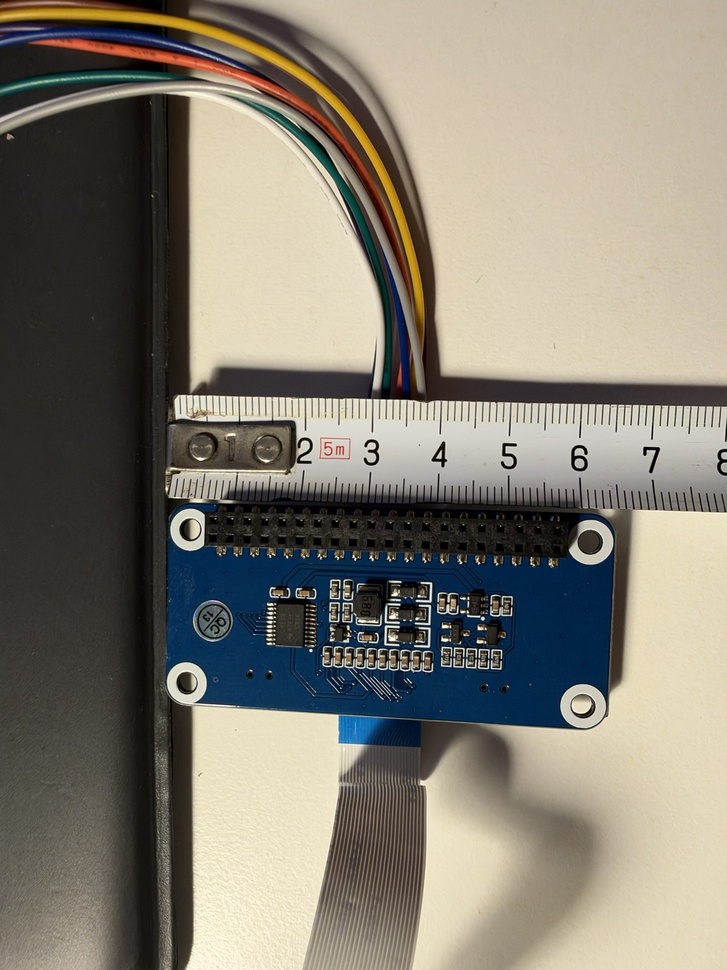
#> input picture raw/images/hat-back-ruler.jpg, 727 x 970 px, shrunk from 1536 x 2048 before the run
$ python grade.py ../../../raw/images/hat-back-ruler.jpg ../../../raw/images/hat-front.jpg
#> lines starting #> are read from the running program, lines starting #| are printed output that depends on the picture
"""Warm grade + soft vignette for the raw renders."""
import sys
import numpy as np
from PIL import Image

src, dst = sys.argv[1], sys.argv[2]
im = np.asarray(Image.open(src).convert("RGB")).astype(np.float32) / 255
h, w, _ = im.shape
#> h = 970; w = 727
# warm: lift reds, cool down blues a touch in the shadows
im = im * np.array([1.03, 1.0, 0.93])
im = np.clip(im, 0, 1) ** np.array([0.97, 1.0, 1.04])
# vignette
y, x = np.mgrid[0:h, 0:w]
r = np.sqrt(((x - w * 0.47) / w) ** 2 + ((y - h * 0.4) / h) ** 2)
v = 1 - 0.38 * np.clip((r - 0.28) / 0.45, 0, 1) ** 1.6
im = im * v[..., None]
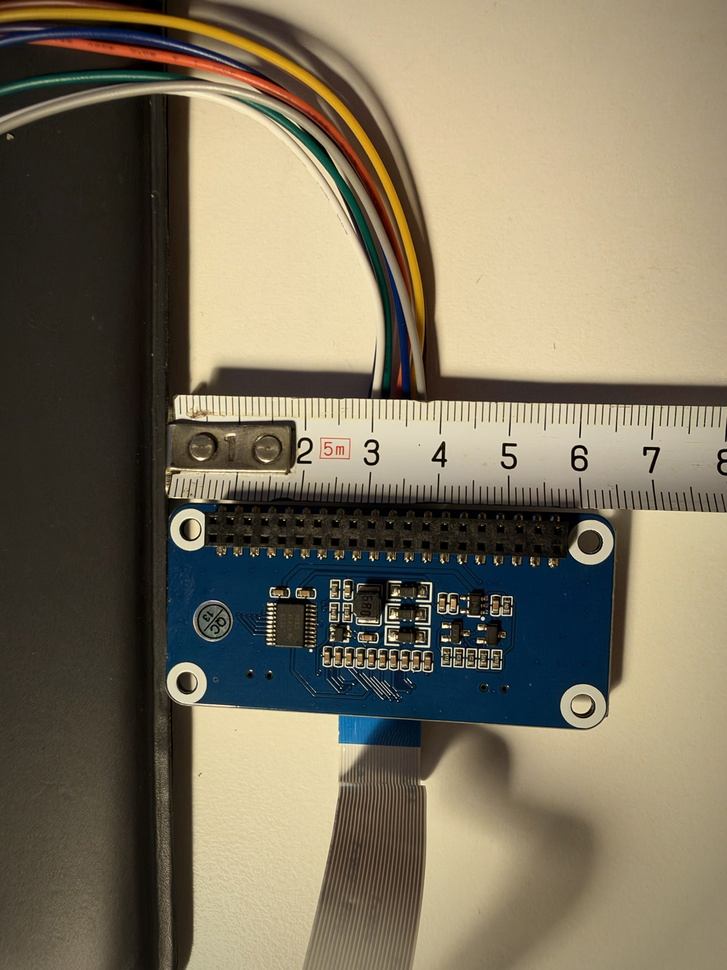
#> im: shape (970, 727, 3) float64; mean R, G, B 0.492, 0.455, 0.373
Image.fromarray((np.clip(im, 0, 1) * 255).astype(np.uint8)).save(dst, quality=93)
print("graded", dst)
